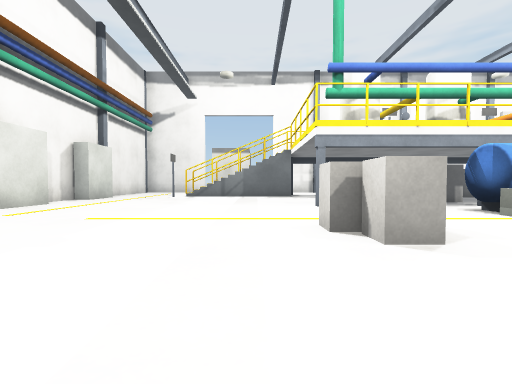
View 1 (above)

22 first-person views from a walk through a robot-simulator world made for Gazebo. The camera is 0.61 m above the floor, tilts 2° down and sees 85° across. The floor is counted in squares, 1 m on a side. Each view is taken from the middle of a square. On the plan, view 1 faces up. The plan holds only what a view shows up to about 9 squares ahead; the rest is blank. The place goes on beyond the plan.

View 2
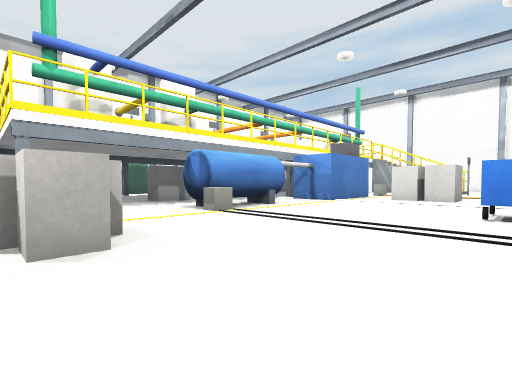

View 3
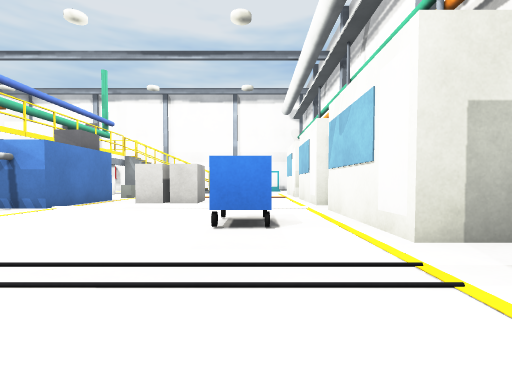

View 4
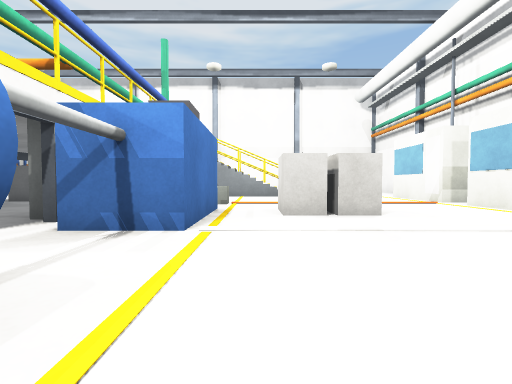

View 5
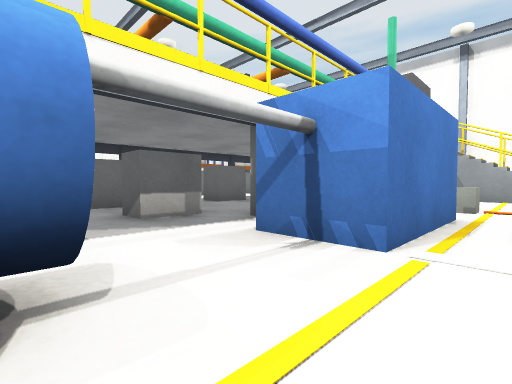

View 6
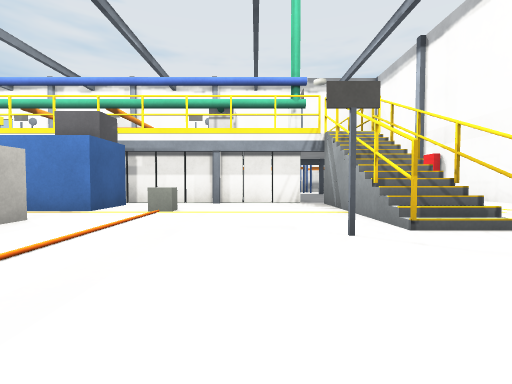

View 7
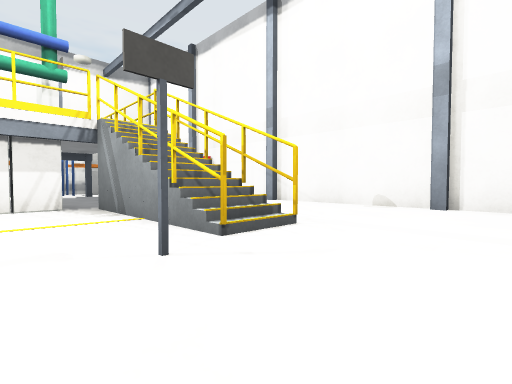

View 8
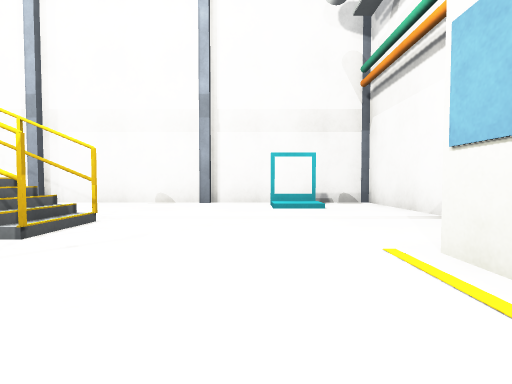

View 9
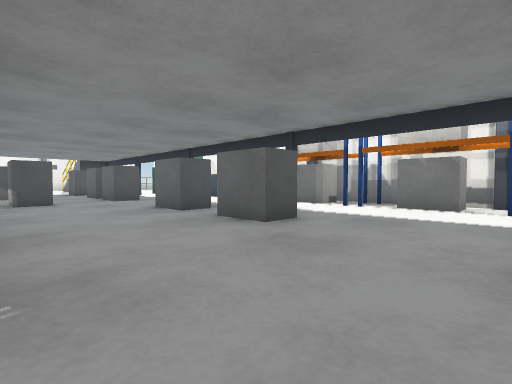

View 10
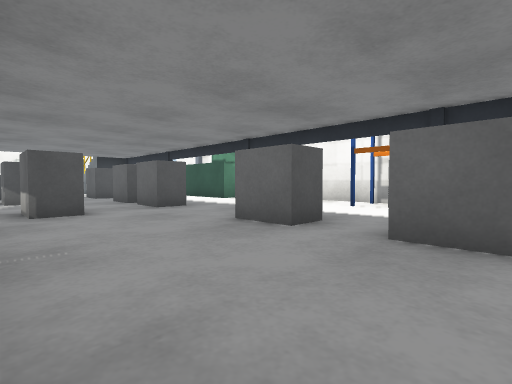

View 11
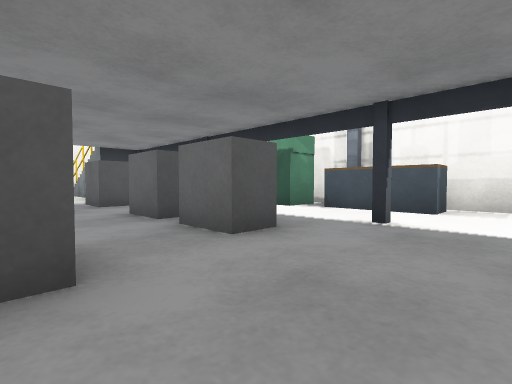

View 12
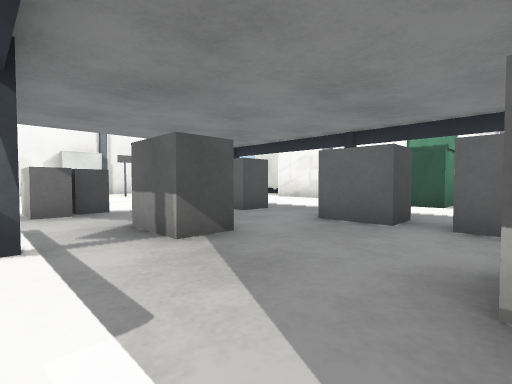

View 13
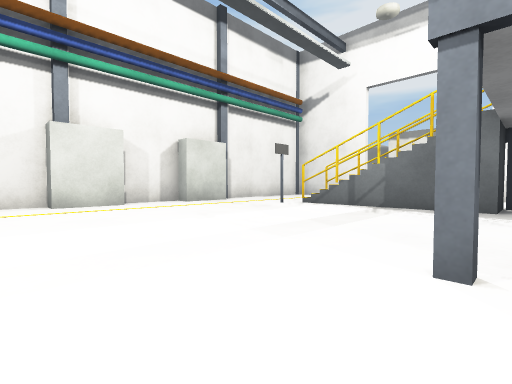

View 14
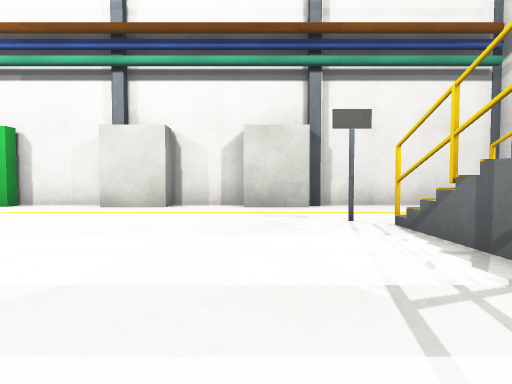

View 15
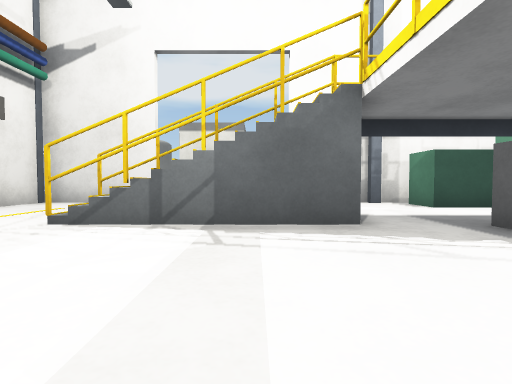

View 16
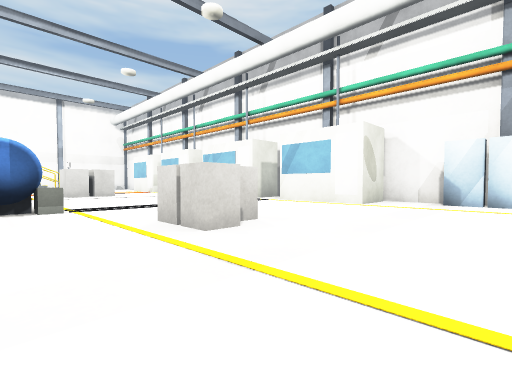

View 17
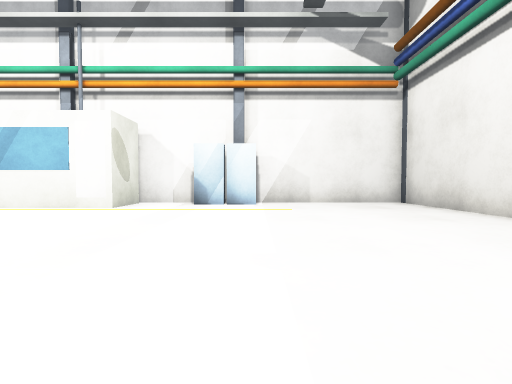

View 18
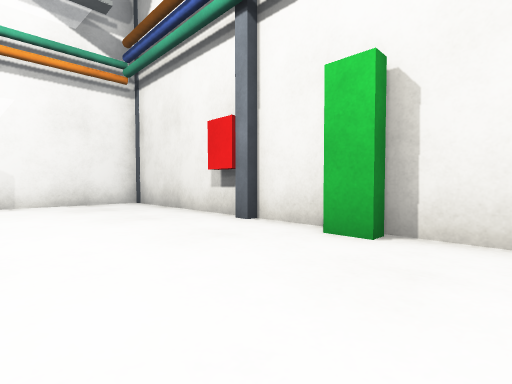

View 19
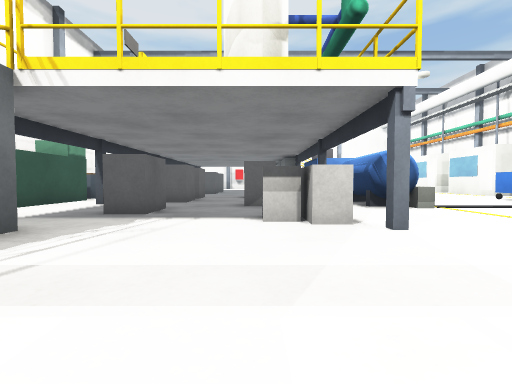

View 20
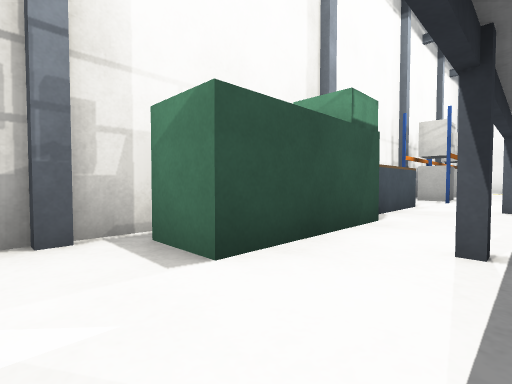

View 21
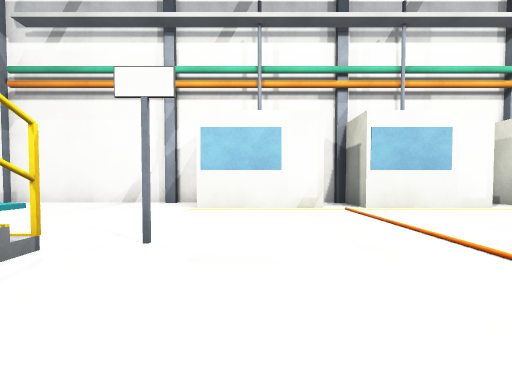

View 22
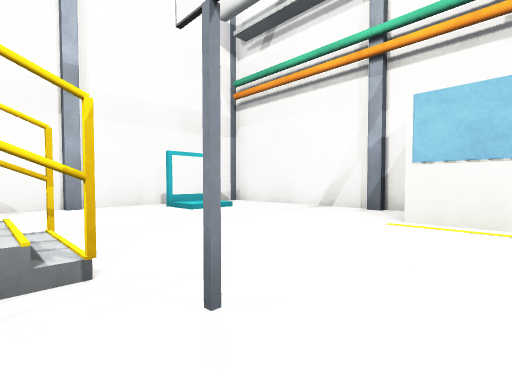

### Floor plan
Key: @ floor where view 1 was taken; # wall or solid block; x gap in a wall; . main floor; : floor 0.05 m higher than the main floor; + floor 0.1 m higher than the main floor; / step, stairs or slope; = window, fence, low wall or low ledge; v drop or lower ground; B grey box; T thing the floor can be seen under or through; C cart; R rack; E bench.
Columns run from 6 left of view 1 to 24 right of it. Each row starts with its distance up from view 1.
 16 ####    #######EE##RBRRB#
 15 #.       ..###.EE..RB.RBBR
 14 #..     ..................
 13 #..=#  ##...#...#........
 12 #..######.B..B.B...B.BB...
 11 #.........B..B.B...B.BB...
 10 #.........................
  9 #........B.BB..BB.........
  8 #.......BB................    #
  7 #................######x#/#  .#
  6 #..........##TTTT##.....v/  ..#
  5 #..........##T..###.=...v/ ...#
  4 #......BB..:........:...x/....#
  3 #.......B..:.....BB.:...#/....#
  2 #..........:.....BB.:..#......#
  1 #..........:........:.........#
  0 #.....@....:.C .....:.........#
 -1 #..........:........:.......+.#
 -2 #.......###.####.###.###......#
 -3 #..######   #  #   ### ###...##
 -4 ####                     #####

Positions as (right, up) in squares from view 1, and headings:
1: (0, 0), facing up
2: (1, 0), facing up-right
3: (3, 0), facing right
4: (6, 4), facing right
5: (7, 4), facing up-right
6: (16, -1), facing up
7: (16, 0), facing up-right
8: (15, 0), facing right
9: (19, 8), facing up-left
10: (16, 8), facing up-left
11: (12, 9), facing up-left
12: (9, 7), facing up-left
13: (2, 5), facing up-left
14: (1, 10), facing left
15: (0, 8), facing up
16: (-2, 6), facing down-right
17: (-2, 5), facing down
18: (-3, 5), facing down-left
19: (-2, 9), facing right
20: (3, 13), facing up-right
21: (16, 5), facing down
22: (16, 3), facing down-right
